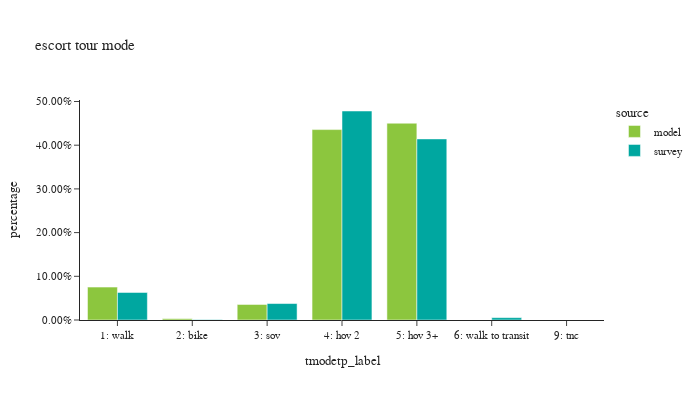

The notebook cell this image was saved under:
### Code cell
df_plot = es_tour.groupby(['source', 'tmodetp_label']).agg(
    toexpfac_sum=pl.col('toexpfac').sum(),
    sample_count=pl.col('toexpfac').count()
)

df_plot = df_plot.with_columns(
    (pl.col('toexpfac_sum') / pl.col('toexpfac_sum').sum().over('source')).alias('percentage')
)

fig = px.bar(df_plot.sort(by=['source']), 
             x="tmodetp_label", 
             y="percentage", 
             color="source",
             barmode="group", 
             hover_data=['sample_count'], 
             title="escort tour mode")
fig.update_layout(height=400, width=700, font=dict(size=11),
                  xaxis=dict(dtick=1, categoryorder='category ascending'),
                  yaxis=dict(tickformat=".2%"))
fig.show()

### Figure 1 — Plotly figure (JSON) as saved in the notebook; plotly's stock layout.template omitted (floating-point values rounded to 4 significant figures)
{"data": [{"alignmentgroup": "True", "customdata": [[1523], [219739], [17342], [212619], [10], [36736]], "hovertemplate": "source=model<br>tmodetp_label=%{x}<br>percentage=%{y}<br>sample_count=%{customdata[0]}<extra></extra>", "legendgroup": "model", "marker": {"color": "#8CC63E", "pattern": {"shape": ""}}, "name": "model", "offsetgroup": "model", "orientation": "v", "showlegend": true, "textposition": "auto", "type": "bar", "x": ["2: bike", "5: hov 3+", "3: sov", "4: hov 2", null, "1: walk"], "xaxis": "x", "y": [0.003121, 0.4503, 0.03554, 0.4357, 2.049e-05, 0.07528], "yaxis": "y"}, {"alignmentgroup": "True", "customdata": [[1], [1], [40], [20], [64], [1], [3], [1]], "hovertemplate": "source=survey<br>tmodetp_label=%{x}<br>percentage=%{y}<br>sample_count=%{customdata[0]}<extra></extra>", "legendgroup": "survey", "marker": {"color": "#00A7A0", "pattern": {"shape": ""}}, "name": "survey", "offsetgroup": "survey", "orientation": "v", "showlegend": true, "textposition": "auto", "type": "bar", "x": [null, "6: walk to transit", "5: hov 3+", "1: walk", "4: hov 2", "3: sov", "2: bike", "9: tnc"], "xaxis": "x", "y": [0.0003748, 0.0054, 0.4144, 0.06298, 0.4783, 0.03766, 0.0008953, 4.364e-05], "yaxis": "y"}], "layout": {"barmode": "group", "font": {"size": 11}, "height": 400, "legend": {"title": {"text": "source"}, "tracegroupgap": 0}, "title": {"text": "escort tour mode"}, "width": 700, "xaxis": {"anchor": "y", "categoryorder": "category ascending", "domain": [0.0, 1.0], "dtick": 1, "title": {"text": "tmodetp_label"}}, "yaxis": {"anchor": "x", "domain": [0.0, 1.0], "tickformat": ".2%", "title": {"text": "percentage"}}}}
